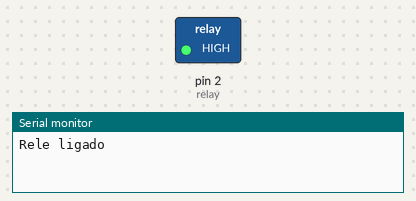
Recording of a sketch running on a simulated Arduino Uno, built with avr-gcc and run on an emulated ATmega328P. On the bench: switched loads named in the sketch (green lamp = pin HIGH), the last lines printed to the serial monitor.

Above: at 1.0 s.
At 3.0 s:
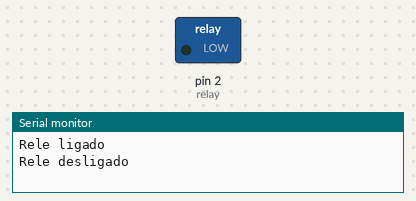
Timing chart, 0 to 5.2 s (numbered marks = the images above):
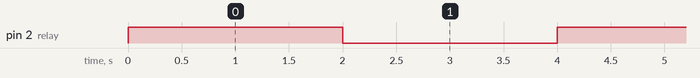

The sketch:

rele_led_5v.ino
```cpp
//vilmar moreira de souza
// ligação de rele 5v
int relay = 2;

void setup() {
  pinMode(relay, OUTPUT); // rele como saida
  Serial.begin(9600); // Abre monitor serial
}

void loop() {
  digitalWrite(relay, HIGH); // liga rele
  Serial.println("Rele ligado");
  delay(2000);           // 2 segundo
  digitalWrite(relay, LOW);  // desliga rele
  Serial.println("Rele desligado");
  delay(2000);           // 2 segundo

}
```

Measured:
- by itself, pin 2 (relay): alternates HIGH for 2.0 s and LOW for 2.0 s
